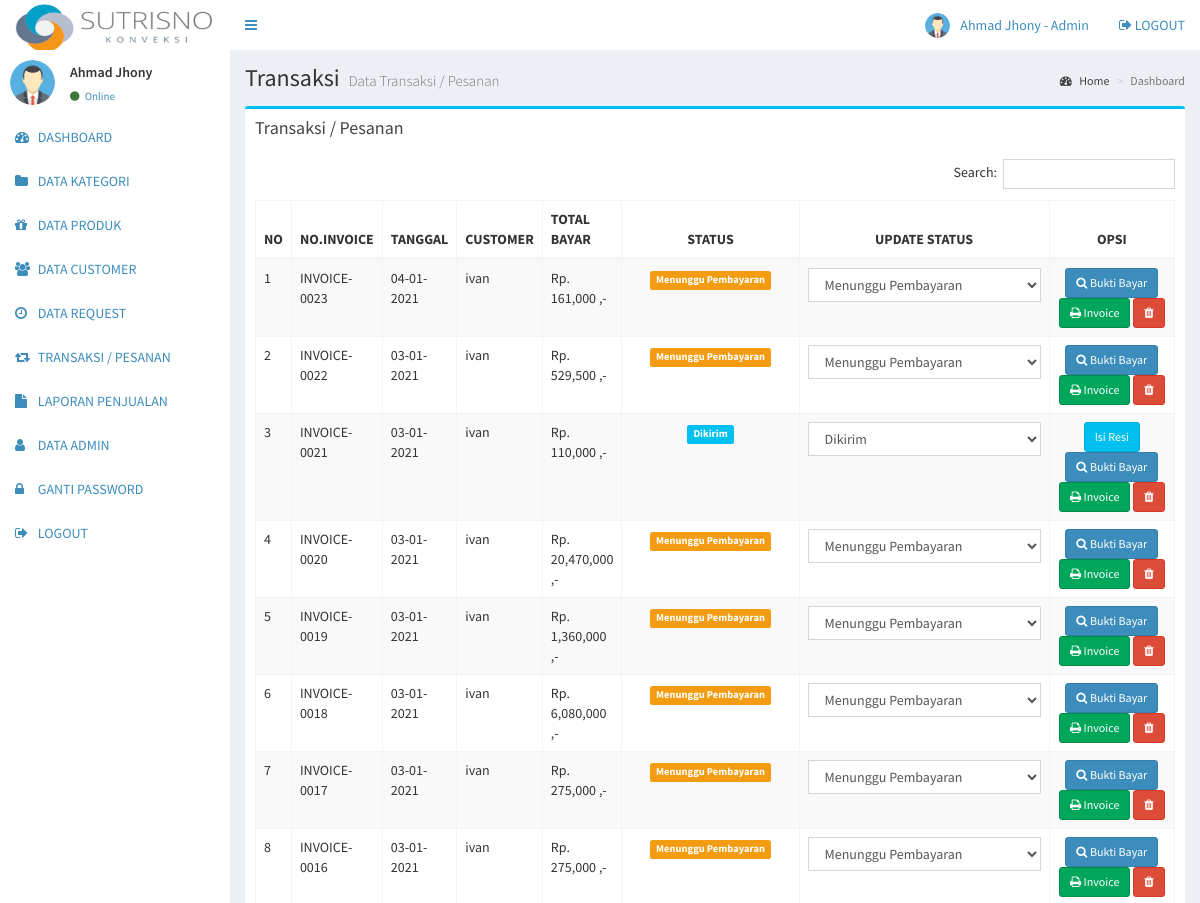
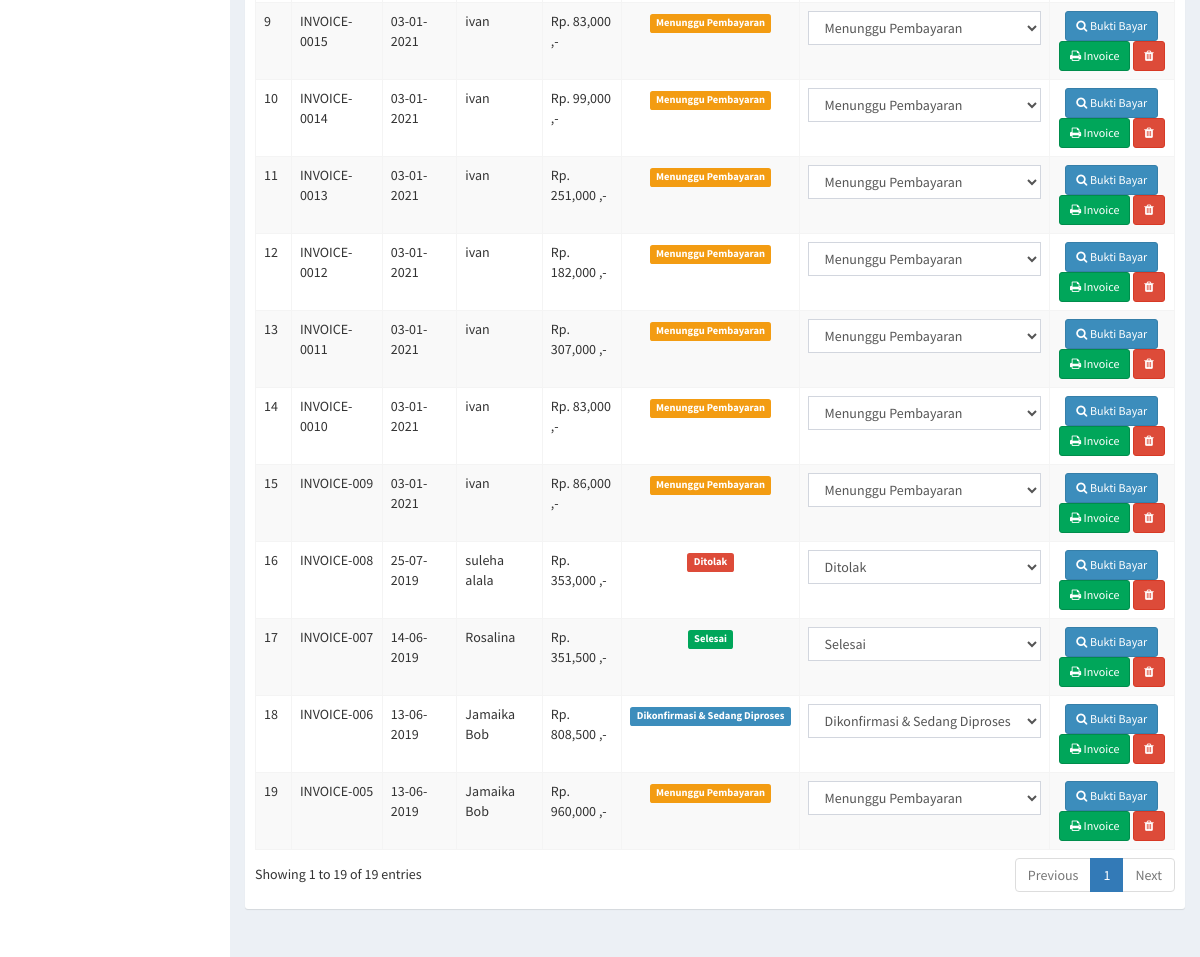
Screenshot of /admin/transaksi.php (signed in) with the database file from the repository (2 pictures, top to bottom).
### tables this page shows
CREATE TABLE `invoice` (
  `invoice_id` int NOT NULL,
  `invoice_tanggal` date NOT NULL,
  `invoice_customer` int NOT NULL,
  `invoice_nama` varchar(255) NOT NULL,
  `invoice_hp` varchar(255) NOT NULL,
  `invoice_alamat` text NOT NULL,
  `invoice_provinsi` varchar(255) NOT NULL,
  `invoice_kabupaten` varchar(255) NOT NULL,
  `invoice_kurir` varchar(255) NOT NULL,
  `invoice_berat` int NOT NULL,
  `invoice_ongkir` int NOT NULL,
  `invoice_total_bayar` int NOT NULL,
  `invoice_status` int NOT NULL,
  `invoice_resi` varchar(255) NOT NULL,
  `invoice_bukti` text NOT NULL
);

CREATE TABLE `customer` (
  `customer_id` int NOT NULL,
  `customer_nama` varchar(255) NOT NULL,
  `customer_email` varchar(255) NOT NULL,
  `customer_hp` varchar(20) NOT NULL,
  `customer_alamat` text NOT NULL,
  `customer_password` varchar(255) NOT NULL
);

### admin/transaksi.php (the view, shortened to what this page needs)
<?php include 'header.php'; ?>
<div class="content-wrapper">
  <section class="content-header">
    <h1>
      Transaksi
      <small>Data Transaksi / Pesanan</small>
    </h1>
    <ol class="breadcrumb">
      <li><a href="#"><i class="fa fa-dashboard"></i> Home</a></li>
      <li class="active">Dashboard</li>
    </ol>
  </section>
  <section class="content">
    <div class="row">
      <section class="col-lg-12">
        <div class="box box-info">
          <div class="box-header">
            <h3 class="box-title">Transaksi / Pesanan</h3>
          </div>
          <div class="box-body">
            <div class="table-responsive">
              <table class="table table-bordered table-striped" id="table-datatable">
                <thead>
                  <tr>
                    <th width="1%">NO</th>
                    <th>NO.INVOICE</th>
                    <th>TANGGAL</th>
                    <th>CUSTOMER</th>
                    <th>TOTAL BAYAR</th>
                    <th class="text-center">STATUS</th>
                    <th class="text-center">UPDATE STATUS</th>
                    <th class="text-center" width="25%">OPSI</th>
                  </tr>
                </thead>
                <tbody>
                  <?php
                  $no = 1;
                  $invoice = mysqli_query($koneksi,"select * from invoice,customer where customer_id=invoice_customer order by invoice_id desc");
                  while($i = mysqli_fetch_array($invoice)){
                    ?>
                    <tr>
                      <td><?php echo $no++; ?></td>
                      <td>INVOICE-00<?php echo $i['invoice_id'] ?></td>
                      <td><?php echo date('d-m-Y', strtotime($i['invoice_tanggal'])); ?></td>
                      <td><?php echo $i['customer_nama'] ?></td>
                      <td><?php echo "Rp. ".number_format($i['invoice_total_bayar'])." ,-" ?></td>
                      <td class="text-center">
                        <?php
                        if($i['invoice_status'] == 0){
                          echo "<span class='label label-warning'>Menunggu Pembayaran</span>";
                        }elseif($i['invoice_status'] == 1){
                          echo "<span class='label label-default'>Menunggu Konfirmasi</span>";
                        }elseif($i['invoice_status'] == 2){
                          echo "<span class='label label-danger'>Ditolak</span>";
                        }elseif($i['invoice_status'] == 3){
                          echo "<span class='label label-primary'>Dikonfirmasi & Sedang Diproses</span>";
                        }elseif($i['invoice_status'] == 4){
                          echo "<span class='label label-info'>Dikirim</span>";
                        }elseif($i['invoice_status'] == 5){
                          echo "<span class='label label-success'>Selesai</span>";
                        }
                        ?>
                      </td>
                      <td class="text-center">
                        <form action="transaksi_status.php" method="post">
                          <select name="status" id="" class="form-control" onchange="form.submit()">
                            <option <?php if($i['invoice_status'] == "0"){echo "selected='selected'";} ?> value="0">Menunggu Pembayaran</option>
                            <option <?php if($i['invoice_status'] == "2"){echo "selected='selected'";} ?> value="2">Ditolak</option>
                            <option <?php if($i['invoice_status'] == "3"){echo "selected='selected'";} ?> value="3">Dikonfirmasi & Sedang Diproses</option>
                            <option <?php if($i['invoice_status'] == "4"){echo "selected='selected'";} ?> value="4">Dikirim</option>
                            <option <?php if($i['invoice_status'] == "5"){echo "selected='selected'";} ?> value="5">Selesai</option>
                          </select>
                        </form>
                      </td>
                      <td class="text-center">
                        <?php if($i['invoice_status'] == 4) { ?>
                          <button type="button" class="btn btn-info btn-sm" data-toggle="modal" data-target="#resi_<?php echo $i['request_id']; ?>">
                            Isi Resi
                          </button>
                        <?php } ?>
                        <button type="button" class="btn btn-primary btn-sm" data-toggle="modal" data-target="#buktiPembayaran_<?php echo $i['invoice_id']; ?>">
                          <i class="fa fa-search"></i> Bukti Bayar
                        </button>
                        <a class='btn btn-sm btn-success' href="transaksi_invoice.php?id=<?php echo $i['invoice_id']; ?>"><i class="fa fa-print"></i> Invoice</a>
                        <a class='btn btn-sm btn-danger' href="transaksi_hapus.php?id=<?php echo $i['invoice_id']; ?>"><i class="fa fa-trash"></i></a>
                      </td>
                    </tr>
                    <?php
                  }
                  ?>
                </tbody>
              </table>
            </div>
          </div>
        </div>
      </section>
    </div>
  </section>
</div>
<?php include 'footer.php'; ?>

### admin/header.php (shortened to what this page needs)
<!DOCTYPE html>
<html>
<head>
  <link rel="stylesheet" href="../assets/bower_components/bootstrap/dist/css/bootstrap.min.css">
  <link rel="stylesheet" href="../assets/bower_components/font-awesome/css/font-awesome.min.css">
  <link rel="stylesheet" href="../assets/bower_components/Ionicons/css/ionicons.min.css">
  <link rel="stylesheet" href="../assets/dist/css/AdminLTE.min.css">
  <link rel="stylesheet" href="../assets/bower_components/datatables.net-bs/css/dataTables.bootstrap.min.css">
  <link rel="stylesheet" href="../assets/dist/css/skins/_all-skins.min.css">
  <link rel="stylesheet" href="../assets/bower_components/morris.js/morris.css">
  <link rel="stylesheet" href="../assets/bower_components/jvectormap/jquery-jvectormap.css">
  <link rel="stylesheet" href="../assets/bower_components/bootstrap-datepicker/dist/css/bootstrap-datepicker.min.css">
  <link rel="stylesheet" href="../assets/bower_components/bootstrap-daterangepicker/daterangepicker.css">
  <link rel="stylesheet" href="../assets/plugins/bootstrap-wysihtml5/bootstrap3-wysihtml5.min.css">
  <?php
  include '../koneksi.php';
  ?>
</head>
<body class="hold-transition  sidebar-mini">
  <div class="wrapper">
    <header class="main-header">
      <a href="index.php" class="logo">
        <img src="../frontend/img/logokonveksi.png" width="200" height="50" alt="">
      </a>
      <nav class="navbar navbar-static-top">
        <a href="#" class="sidebar-toggle" data-toggle="push-menu" role="button">
        </a>
        <div class="navbar-custom-menu">
          <ul class="nav navbar-nav">
            <li class="dropdown user user-menu">
              <a href="#" class="dropdown-toggle" data-toggle="dropdown">
                <?php
                $id_admin = $_SESSION['id'];
                $profil = mysqli_query($koneksi,"select * from admin where admin_id='$id_admin'");
                $profil = mysqli_fetch_assoc($profil);
                if($profil['admin_foto'] == ""){
                  ?>
                  <img src="../gambar/sistem/user.png" class="user-image">
                <?php }else{ ?>
                  <img src="../gambar/user/<?php echo $profil['admin_foto'] ?>" class="user-image">
                <?php } ?>
                <span class="hidden-xs"><?php echo $_SESSION['nama']; ?> - Admin</span>
              </a>
            </li>
            <li>
              <a href="logout.php"><i class="fa fa-sign-out"></i> LOGOUT</a>
            </li>
          </ul>
        </div>
      </nav>
    </header>
    <aside class="main-sidebar">
      <section class="sidebar">
        <div class="user-panel">
          <div class="pull-left image">
            <?php
            $id = $_SESSION['id'];
            $profil = mysqli_query($koneksi,"select * from admin where admin_id='$id'");
            $profil = mysqli_fetch_assoc($profil);
            if($profil['admin_foto'] == ""){
              ?>
              <img src="../gambar/sistem/user.png" class="img-circle">
            <?php }else{ ?>
              <img src="../gambar/user/<?php echo $profil['admin_foto'] ?>" class="img-circle" style="max-height:45px">
            <?php } ?>
          </div>
          <div class="pull-left info">
            <p><?php echo $_SESSION['nama']; ?></p>
            <a href="#"><i class="fa fa-circle text-success"></i> Online</a>
          </div>
        </div>
        <ul class="sidebar-menu" data-widget="tree">
          <li>
            <a href="index.php">
              <i class="fa fa-dashboard"></i> <span>DASHBOARD</span>
            </a>
          </li>
          <li>
            <a href="kategori.php">
              <i class="fa fa-folder"></i> <span>DATA KATEGORI</span>
            </a>
          </li>
          <li>
            <a href="produk.php">
              <i class="fa fa-gift"></i> <span>DATA PRODUK</span>
            </a>
          </li>
          <li>
            <a href="customer.php">
              <i class="fa fa-users"></i> <span>DATA CUSTOMER</span>
            </a>
          </li>
          <li>
            <a href="request.php">
              <i class="fa fa-clock-o"></i> <span>DATA REQUEST</span>
            </a>
          </li>
           <li>
            <a href="transaksi.php">
              <i class="fa fa-retweet"></i> <span>TRANSAKSI / PESANAN</span>
            </a>
          </li>
          <li>
            <a href="laporan.php">
              <i class="fa fa-file"></i> <span>LAPORAN PENJUALAN</span>
            </a>
          </li>
          <li>
            <a href="admin.php">
              <i class="fa fa-user"></i> <span>DATA ADMIN</span>
            </a>
          </li>
          <li>
            <a href="gantipassword.php">
              <i class="fa fa-lock"></i> <span>GANTI PASSWORD</span>
            </a>
          </li>
          <li>
            <a href="logout.php">
              <i class="fa fa-sign-out"></i> <span>LOGOUT</span>
            </a>
          </li>
        </ul>
      </section>
    </aside>

### rows the page displays
invoice: invoice_id "23", invoice_tanggal "04-01-2021", customer.customer_nama "ivan", invoice_total_bayar "161,000", shows "Menunggu Pembayaran", status "Menunggu Pembayaran"
invoice: invoice_id "22", invoice_tanggal "03-01-2021", customer.customer_nama "ivan", invoice_total_bayar "529,500", shows "Menunggu Pembayaran", status "Menunggu Pembayaran"
invoice: invoice_id "21", invoice_tanggal "03-01-2021", customer.customer_nama "ivan", invoice_total_bayar "110,000", shows "Dikirim", status "Dikirim"
invoice: invoice_id "20", invoice_tanggal "03-01-2021", customer.customer_nama "ivan", invoice_total_bayar "20,470,000", shows "Menunggu Pembayaran", status "Menunggu Pembayaran"
invoice: invoice_id "19", invoice_tanggal "03-01-2021", customer.customer_nama "ivan", invoice_total_bayar "1,360,000", shows "Menunggu Pembayaran", status "Menunggu Pembayaran"
invoice: invoice_id "18", invoice_tanggal "03-01-2021", customer.customer_nama "ivan", invoice_total_bayar "6,080,000", shows "Menunggu Pembayaran", status "Menunggu Pembayaran"
invoice: invoice_id "17", invoice_tanggal "03-01-2021", customer.customer_nama "ivan", invoice_total_bayar "275,000", shows "Menunggu Pembayaran", status "Menunggu Pembayaran"
invoice: invoice_id "16", invoice_tanggal "03-01-2021", customer.customer_nama "ivan", invoice_total_bayar "275,000", shows "Menunggu Pembayaran", status "Menunggu Pembayaran"
invoice: invoice_id "15", invoice_tanggal "03-01-2021", customer.customer_nama "ivan", invoice_total_bayar "83,000", shows "Menunggu Pembayaran", status "Menunggu Pembayaran"
invoice: invoice_id "14", invoice_tanggal "03-01-2021", customer.customer_nama "ivan", invoice_total_bayar "99,000", shows "Menunggu Pembayaran", status "Menunggu Pembayaran"
invoice: invoice_id "13", invoice_tanggal "03-01-2021", customer.customer_nama "ivan", invoice_total_bayar "251,000", shows "Menunggu Pembayaran", status "Menunggu Pembayaran"
invoice: invoice_id "12", invoice_tanggal "03-01-2021", customer.customer_nama "ivan", invoice_total_bayar "182,000", shows "Menunggu Pembayaran", status "Menunggu Pembayaran"
invoice: invoice_id "11", invoice_tanggal "03-01-2021", customer.customer_nama "ivan", invoice_total_bayar "307,000", shows "Menunggu Pembayaran", status "Menunggu Pembayaran"
invoice: invoice_id "10", invoice_tanggal "03-01-2021", customer.customer_nama "ivan", invoice_total_bayar "83,000", shows "Menunggu Pembayaran", status "Menunggu Pembayaran"
invoice: invoice_id "9", invoice_tanggal "03-01-2021", customer.customer_nama "ivan", invoice_total_bayar "86,000", shows "Menunggu Pembayaran", status "Menunggu Pembayaran"
invoice: invoice_id "8", invoice_tanggal "25-07-2019", customer.customer_nama "suleha alala", invoice_total_bayar "353,000", shows "Ditolak", status "Ditolak"
invoice: invoice_id "7", invoice_tanggal "14-06-2019", customer.customer_nama "Rosalina", invoice_total_bayar "351,500", shows "Selesai", status "Selesai"
invoice: invoice_id "6", invoice_tanggal "13-06-2019", customer.customer_nama "Jamaika Bob", invoice_total_bayar "808,500", shows "Dikonfirmasi & Sedang Diproses", status "Dikonfirmasi & Sedang Diproses"
invoice: invoice_id "5", invoice_tanggal "13-06-2019", customer.customer_nama "Jamaika Bob", invoice_total_bayar "960,000", shows "Menunggu Pembayaran", status "Menunggu Pembayaran"

### other values shown
$_SESSION['nama'] "Ahmad Jhony"
